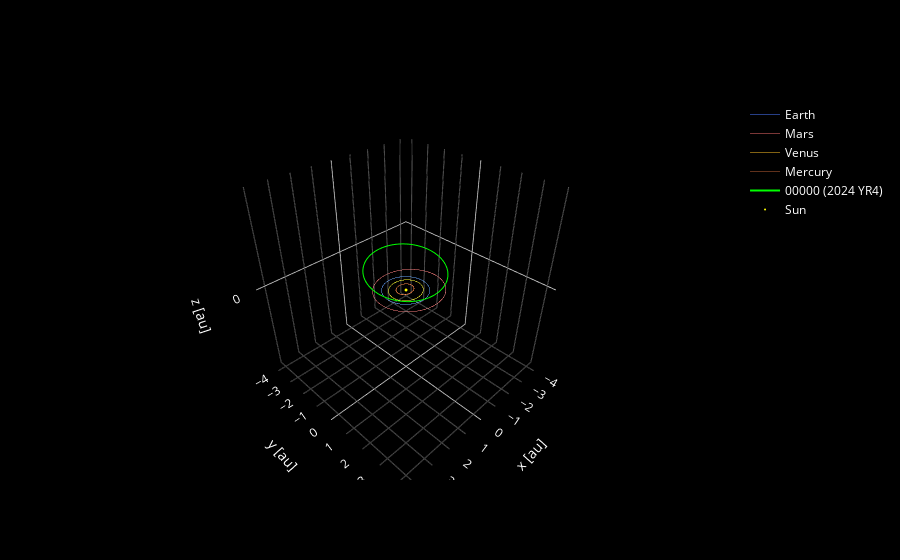

Write notebook code for a chart like this one.
### Code cell
plot_orbit(orbits, propagator)

### Figure 1 — Plotly figure (JSON) as saved in the notebook; plotly's stock layout.template omitted (floating-point values rounded to 4 significant figures; data arrays with more than 128 entries replaced by an {"elided": "..."} marker saying what was removed)
{"data": [{"line": {"color": "rgba(65, 105, 225, 0.6)", "width": 1}, "mode": "lines", "name": "Earth", "type": "scatter3d", "x": {"elided": "293 float values"}, "y": {"elided": "293 float values"}, "z": {"elided": "293 float values"}}, {"line": {"color": "rgba(205, 92, 92, 0.6)", "width": 1}, "mode": "lines", "name": "Mars", "type": "scatter3d", "x": {"elided": "293 float values"}, "y": {"elided": "293 float values"}, "z": {"elided": "293 float values"}}, {"line": {"color": "rgba(218, 165, 32, 0.6)", "width": 1}, "mode": "lines", "name": "Venus", "type": "scatter3d", "x": {"elided": "293 float values"}, "y": {"elided": "293 float values"}, "z": {"elided": "293 float values"}}, {"line": {"color": "rgba(160, 82, 45, 0.6)", "width": 1}, "mode": "lines", "name": "Mercury", "type": "scatter3d", "x": {"elided": "293 float values"}, "y": {"elided": "293 float values"}, "z": {"elided": "293 float values"}}, {"hovertext": {"elided": "293 str values"}, "line": {"color": "#00FF00", "width": 2}, "mode": "lines", "name": "00000 (2024 YR4)", "type": "scatter3d", "x": {"elided": "293 float values"}, "y": {"elided": "293 float values"}, "z": {"elided": "293 float values"}}, {"marker": {"color": "yellow", "size": 1}, "mode": "markers", "name": "Sun", "type": "scatter3d", "x": [0], "y": [0], "z": [0]}], "layout": {"font": {"color": "white"}, "paper_bgcolor": "black", "plot_bgcolor": "black", "scene": {"bgcolor": "black", "xaxis": {"color": "white", "gridcolor": "rgba(128, 128, 128, 0.2)", "range": [-4.4, 4.4], "showbackground": false, "title": {"text": "x [au]"}}, "yaxis": {"color": "white", "gridcolor": "rgba(128, 128, 128, 0.2)", "range": [-4.4, 4.4], "showbackground": false, "title": {"text": "y [au]"}}, "zaxis": {"color": "white", "gridcolor": "rgba(128, 128, 128, 0.2)", "range": [-4.4, 4.4], "showbackground": false, "title": {"text": "z [au]"}}}}}
